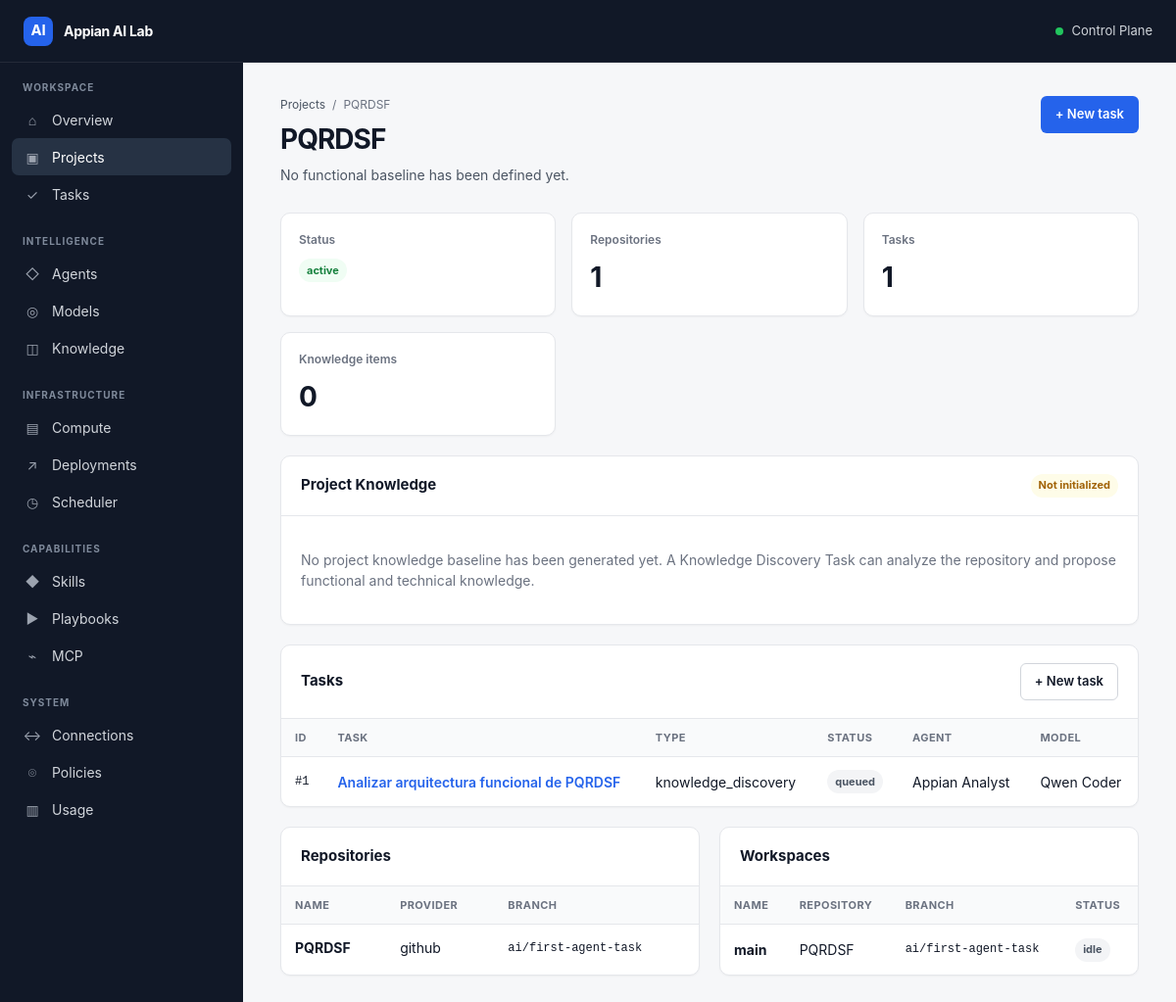
/projects/1, run on the app's committed database.
### tables this page shows
CREATE TABLE projects (
            id INTEGER PRIMARY KEY AUTOINCREMENT,
            name TEXT NOT NULL UNIQUE,
            description TEXT,
            status TEXT NOT NULL DEFAULT 'active',
            created_at TEXT NOT NULL DEFAULT CURRENT_TIMESTAMP,
            updated_at TEXT NOT NULL DEFAULT CURRENT_TIMESTAMP
        );

CREATE TABLE tasks (
            id INTEGER PRIMARY KEY AUTOINCREMENT,
            project_id INTEGER NOT NULL,
            parent_task_id INTEGER,
            workspace_id INTEGER,
            environment_id INTEGER,
            agent_id INTEGER,
            model_id INTEGER,
            preferred_compute_profile_id INTEGER,
            task_type TEXT NOT NULL DEFAULT 'standard',
            title TEXT NOT NULL,
            objective TEXT,
            status TEXT NOT NULL DEFAULT 'queued',
            priority INTEGER NOT NULL DEFAULT 0,
            created_at TEXT NOT NULL DEFAULT CURRENT_TIMESTAMP,
            started_at TEXT,
            completed_at TEXT,
            updated_at TEXT NOT NULL DEFAULT CURRENT_TIMESTAMP,
            FOREIGN KEY(project_id) REFERENCES projects(id) ON DELETE CASCADE,
            FOREIGN KEY(parent_task_id) REFERENCES tasks(id) ON DELETE SET NULL,
            FOREIGN KEY(workspace_id) REFERENCES workspaces(id) ON DELETE SET NULL,
            FOREIGN KEY(environment_id) REFERENCES environments(id) ON DELETE SET NULL,
            FOREIGN KEY(agent_id) REFERENCES agents(id) ON DELETE SET NULL,
            FOREIGN KEY(model_id) REFERENCES models(id) ON DELETE SET NULL,
            FOREIGN KEY(preferred_compute_profile_id) REFERENCES compute_profiles(id) ON DELETE SET NULL
        );

CREATE TABLE agents (
            id INTEGER PRIMARY KEY AUTOINCREMENT,
            name TEXT NOT NULL UNIQUE,
            description TEXT,
            system_instructions TEXT,
            enabled INTEGER NOT NULL DEFAULT 1,
            created_at TEXT NOT NULL DEFAULT CURRENT_TIMESTAMP,
            updated_at TEXT NOT NULL DEFAULT CURRENT_TIMESTAMP
        );

CREATE TABLE models (
            id INTEGER PRIMARY KEY AUTOINCREMENT,
            name TEXT NOT NULL UNIQUE,
            provider TEXT,
            model_id TEXT NOT NULL,
            description TEXT,
            configuration_json TEXT,
            enabled INTEGER NOT NULL DEFAULT 1,
            created_at TEXT NOT NULL DEFAULT CURRENT_TIMESTAMP,
            updated_at TEXT NOT NULL DEFAULT CURRENT_TIMESTAMP
        );

CREATE TABLE repositories (
            id INTEGER PRIMARY KEY AUTOINCREMENT,
            project_id INTEGER NOT NULL,
            name TEXT NOT NULL,
            provider TEXT,
            remote_url TEXT,
            local_path TEXT,
            default_branch TEXT DEFAULT 'main',
            status TEXT NOT NULL DEFAULT 'active',
            created_at TEXT NOT NULL DEFAULT CURRENT_TIMESTAMP,
            updated_at TEXT NOT NULL DEFAULT CURRENT_TIMESTAMP,
            UNIQUE(project_id, name),
            FOREIGN KEY(project_id) REFERENCES projects(id) ON DELETE CASCADE
        );

CREATE TABLE workspaces (
            id INTEGER PRIMARY KEY AUTOINCREMENT,
            project_id INTEGER NOT NULL,
            repository_id INTEGER,
            environment_id INTEGER,
            name TEXT NOT NULL,
            path TEXT NOT NULL,
            branch TEXT,
            status TEXT NOT NULL DEFAULT 'idle',
            created_at TEXT NOT NULL DEFAULT CURRENT_TIMESTAMP,
            updated_at TEXT NOT NULL DEFAULT CURRENT_TIMESTAMP,
            UNIQUE(project_id, name),
            FOREIGN KEY(project_id) REFERENCES projects(id) ON DELETE CASCADE,
            FOREIGN KEY(repository_id) REFERENCES repositories(id) ON DELETE SET NULL,
            FOREIGN KEY(environment_id) REFERENCES environments(id) ON DELETE SET NULL
        );

### app.py (the view)
@app.get(
    "/projects/{project_id}",
    response_class=HTMLResponse,
)
def project_detail(
    request: Request,
    project_id: int,
):
    conn = get_connection()
    project = conn.execute(
        "SELECT * FROM projects WHERE id = ?",
        (project_id,),
    ).fetchone()
    if not project:
        conn.close()
        return RedirectResponse(
            "/projects",
            status_code=303,
        )
    repositories = conn.execute(
        """
        SELECT *
        FROM repositories
        WHERE project_id = ?
        ORDER BY name
        """,
        (project_id,),
    ).fetchall()
    workspaces = conn.execute(
        """
        SELECT
            workspaces.*,
            repositories.name AS repository_name
        FROM workspaces
        LEFT JOIN repositories
            ON repositories.id = workspaces.repository_id
        WHERE workspaces.project_id = ?
        ORDER BY workspaces.name
        """,
        (project_id,),
    ).fetchall()
    tasks = conn.execute(
        """
        SELECT
            tasks.*,
            agents.name AS agent_name,
            models.name AS model_name
        FROM tasks
        LEFT JOIN agents
            ON agents.id = tasks.agent_id
        LEFT JOIN models
            ON models.id = tasks.model_id
        WHERE tasks.project_id = ?
        ORDER BY tasks.id DESC
        """,
        (project_id,),
    ).fetchall()
    snapshot = conn.execute(
        """
        SELECT *
        FROM project_snapshots
        WHERE project_id = ?
        """,
        (project_id,),
    ).fetchone()
    knowledge_count = conn.execute(
        """
        SELECT COUNT(*)
        FROM knowledge_items
        WHERE project_id = ?
        """
        ,
        (project_id,),
    ).fetchone()[0]
    conn.close()
    return templates.TemplateResponse(
        request=request,
        name="project_detail.html",
        context={
            "project": project,
            "repositories": repositories,
            "workspaces": workspaces,
            "tasks": tasks,
            "snapshot": snapshot,
            "knowledge_count": knowledge_count,
            "active_page": "projects"
        },
    )

### templates/project_detail.html (shortened to what this page needs)
{% extends "base.html" %}
{% block content %}
<div class="page-header">
    <div>
        <div class="breadcrumb">
            <a href="/projects">Projects</a>
            <span>/</span>
            <span>{{ project.name }}</span>
        </div>
        <h1 class="page-title">
            {{ project.name }}
        </h1>
        <p class="page-description">
            {{ project.description or
               "No functional baseline has been defined yet." }}
        </p>
    </div>
    <div class="page-actions">
        <a
            class="btn btn-primary"
            href="/projects/{{ project.id }}/tasks/new"
        >
            + New task
        </a>
    </div>
</div>
<div class="card-grid">
    <div class="card stat-card">
        <div class="stat-label">Status</div>
        <div style="margin-top: 10px;">
            <span class="badge badge-success">
                {{ project.status }}
            </span>
        </div>
    </div>
    <div class="card stat-card">
        <div class="stat-label">Repositories</div>
        <div class="stat-value">
            {{ repositories|length }}
        </div>
    </div>
    <div class="card stat-card">
        <div class="stat-label">Tasks</div>
        <div class="stat-value">
            {{ tasks|length }}
        </div>
    </div>
    <div class="card stat-card">
        <div class="stat-label">Knowledge items</div>
        <div class="stat-value">
            {{ knowledge_count }}
        </div>
    </div>
</div>
<div class="section-gap"></div>
<div class="card">
    <div class="card-header">
        <div>
            <h2 class="card-title">Project Knowledge</h2>
        </div>
        {% if snapshot %}
        <span class="badge badge-success">
            Snapshot v{{ snapshot.version }}
        </span>
        {% else %}
        <span class="badge badge-warning">
            Not initialized
        </span>
        {% endif %}
    </div>
    <div class="card-body">
        {% if snapshot %}
        <p class="muted">
            The project currently has a generated knowledge
            snapshot and {{ knowledge_count }} knowledge items.
        </p>
        <a class="btn btn-secondary" href="#">
            View knowledge
        </a>
        {% else %}
        <p class="muted">
            No project knowledge baseline has been generated yet.
            A Knowledge Discovery Task can analyze the repository
            and propose functional and technical knowledge.
        </p>
        {% endif %}
    </div>
</div>
<div class="section-gap"></div>
<div class="card">
    <div class="card-header">
        <h2 class="card-title">Tasks</h2>
        <a
            class="btn btn-secondary"
            href="/projects/{{ project.id }}/tasks/new"
        >
            + New task
        </a>
    </div>
    {% if tasks %}
    <div class="table-wrap">
        <table class="data-table">
            <thead>
                <tr>
                    <th>ID</th>
                    <th>Task</th>
                    <th>Type</th>
                    <th>Status</th>
                    <th>Agent</th>
                    <th>Model</th>
                </tr>
            </thead>
            <tbody>
                {% for task in tasks %}
                <tr>
                    <td class="mono text-small">
                        #{{ task.id }}
                    </td>
                    <td>
                        <a
                            class="entity-link"
                            href="/tasks/{{ task.id }}"
                        >
                            {{ task.title }}
                        </a>
                    </td>
                    <td>
                        {{ task.task_type }}
                    </td>
                    <td>
                        <span class="badge badge-neutral">
                            {{ task.status }}
                        </span>
                    </td>
                    <td>
                        {{ task.agent_name or "—" }}
                    </td>
                    <td>
                        {{ task.model_name or "—" }}
                    </td>
                </tr>
                {% endfor %}
            </tbody>
        </table>
    </div>
    {% endif %}
</div>
<div class="section-gap"></div>
<div class="two-column">
    <div class="card">
        <div class="card-header">
            <h2 class="card-title">Repositories</h2>
        </div>
        {% if repositories %}
        <div class="table-wrap">
            <table class="data-table">
                <thead>
                    <tr>
                        <th>Name</th>
                        <th>Provider</th>
                        <th>Branch</th>
                    </tr>
                </thead>
                <tbody>
                    {% for repository in repositories %}
                    <tr>
                        <td>
                            <strong>
                                {{ repository.name }}
                            </strong>
                        </td>
                        <td>
                            {{ repository.provider }}
                        </td>
                        <td class="mono text-small">
                            {{ repository.default_branch }}
                        </td>
                    </tr>
                    {% endfor %}
                </tbody>
            </table>
        </div>
        {% else %}
        <div class="empty-state">
            No repositories configured.
        </div>
        {% endif %}
    </div>
    <div class="card">
        <div class="card-header">
            <h2 class="card-title">Workspaces</h2>
        </div>
        {% if workspaces %}
        <div class="table-wrap">
            <table class="data-table">
                <thead>
                    <tr>
                        <th>Name</th>
                        <th>Repository</th>
                        <th>Branch</th>
                        <th>Status</th>
                    </tr>
                </thead>
                <tbody>
                    {% for workspace in workspaces %}
                    <tr>
                        <td>
                            <strong>
                                {{ workspace.name }}
                            </strong>
                        </td>
                        <td>
                            {{ workspace.repository_name or "—" }}
                        </td>
                        <td class="mono text-small">
                            {{ workspace.branch or "—" }}
                        </td>
                        <td>
                            <span class="badge badge-neutral">
                                {{ workspace.status }}
                            </span>
                        </td>
                    </tr>
                    {% endfor %}
                </tbody>
            </table>
        </div>
        {% else %}
        <div class="empty-state">
            No workspaces configured.
        </div>
        {% endif %}
    </div>
</div>
{% endblock %}

### data on the page
projects: name "PQRDSF", description "No functional baseline has been defined yet.", status "active"
tasks: id "1", title "Analizar arquitectura funcional de PQRDSF", task_type "knowledge_discovery", status "queued", name "Appian Analyst", name "Qwen Coder"
repositories: name "PQRDSF", provider "github", default_branch "ai/first-agent-task"
workspaces: name "main", name "PQRDSF", branch "ai/first-agent-task", status "idle"

### other printed values
{{ repositories|length }} "1"
{{ tasks|length }} "1"
{{ knowledge_count }} "0"
